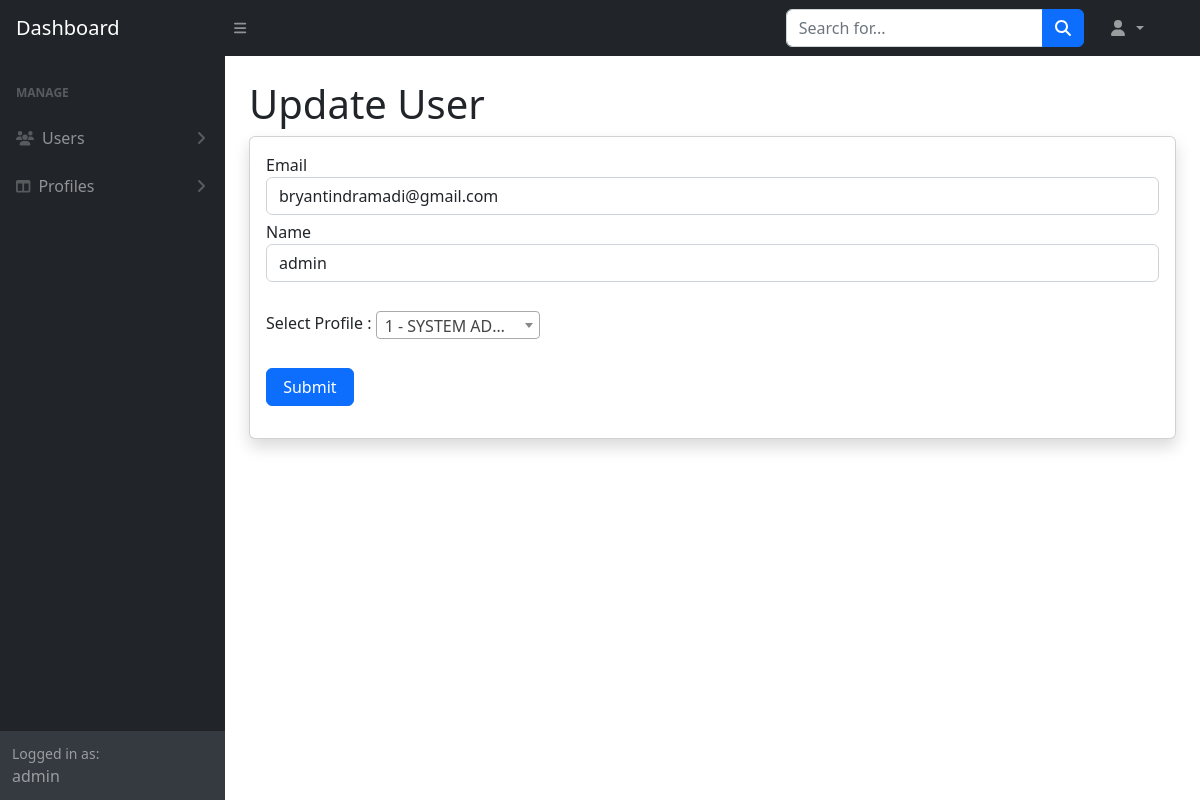
/Boundary/UpdateUserPage.php?id=1 (signed in), run on an earlier commit of the app's database.
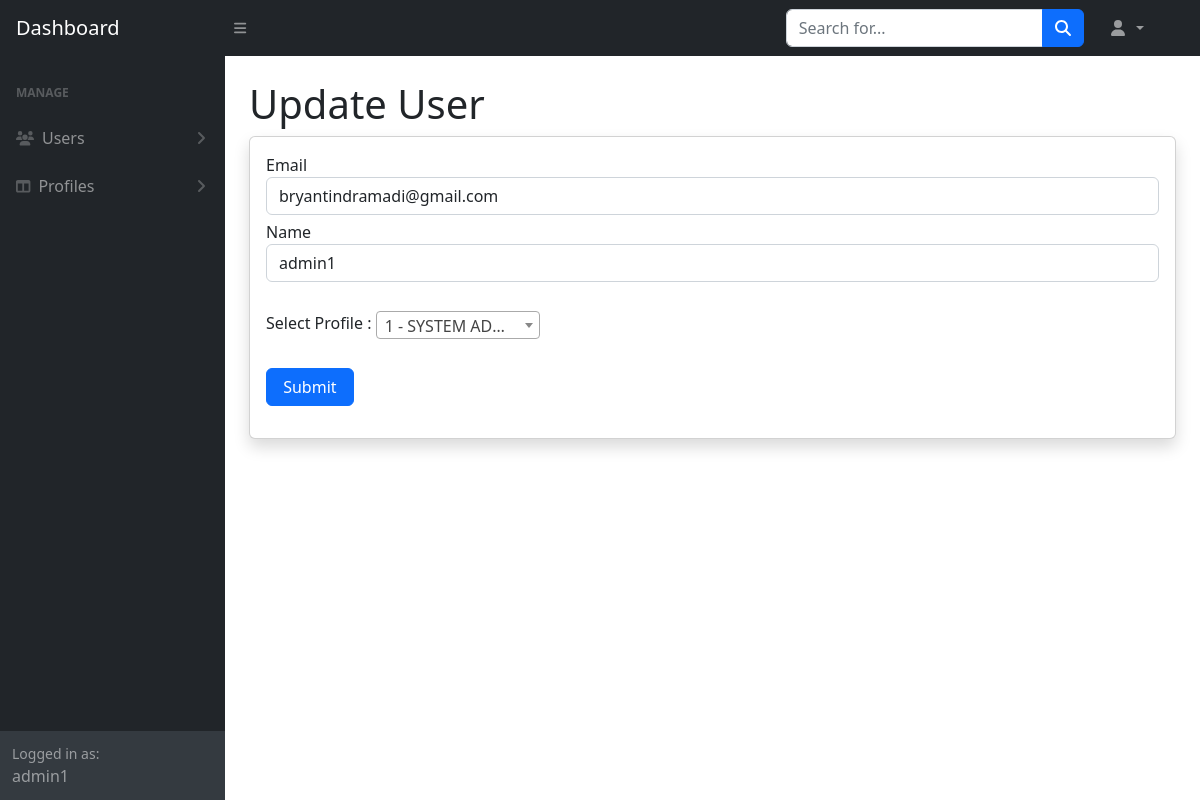
And on a later commit of the database.
### tables this page shows
CREATE TABLE `user` (
  `user_id` int(11) NOT NULL,
  `email` varchar(255) NOT NULL,
  `password` varchar(255) NOT NULL,
  `name` varchar(255) NOT NULL,
  `profile_id` int(11) NOT NULL,
  `status` enum('ACTIVE','INACTIVE') NOT NULL
);

### Entity/User.php (called while the page is built, shortened)
<?php
class User {
    public function getUserById($id) {
        $DAO = new DAO();
        $connection = $DAO->get_connection();
        $sql = "SELECT `user_id`, `email`, `name`, `profile_id`, `status` FROM `user` WHERE `user_id` = $id;";
        return $connection->query($sql);
    }
}
?>

### Controller/SystemAdminUpdateUserController.php (called while the page is built, shortened)
<?php
include_once "../Entity/User.php";
class SystemAdminUpdateUserController {
    public function getUserById($id) {
        $user = new User();
        return $user->getUserById($id);
    }
}
?>

### Boundary/UpdateUserPage.php (the view, shortened to what this page needs)
<link href="https://cdn.jsdelivr.net/npm/select2@4.1.0-rc.0/dist/css/select2.min.css" rel="stylesheet" />
<?php
include_once "../Controller/SystemAdminUpdateUserController.php";
$updateUserController = new SystemAdminUpdateUserController();
$userToUpdate = ($updateUserController->getUserById($_GET['id']))->fetch_assoc();
?>
<body class="sb-nav-fixed">
    <?php
        if($_SESSION['currentProfile'] == "SYSTEM ADMIN") {
            require "SystemAdminNav.php";
        } else if($_SESSION['currentProfile'] == "CAFE OWNER") {
            require "CafeOwnerNav.php";
        }
    ?>
    <div id="layoutSidenav_content">
        <main>
        <div class="container-fluid px-4">
        <h1 class="mt-4">Update User</h1>
    <div class="card shadow mb-4">
        <div class="card-body">
            <form action="" method="post" enctype="multipart/form-data" >
                <div class='form-group'>
                    <label>Email</label>
                    <input type='text' name='email' value="<?php echo $userToUpdate['email'] ?>" id='email' placeholder="Enter Email" class='form-control' required/>
                </div>
                <div class='form-group'>
                    <label>Name</label>
                    <input type='text' name='name' value="<?php echo $userToUpdate['name'] ?>" id='name' placeholder="Enter Name" class='form-control' required/>
                </div>
                <br/>
                <div class='form-group'>
                    <label for="profile_id">Select Profile : </label>
                </div>
                <br/>
                <input type='submit' name='submit' class='btn btn-primary' value=' Submit ' />
            </form>
        </div>
    </div>
    </div>
        </main>
    </div>
</body>

### Boundary/SystemAdminNav.php (shortened to what this page needs)
<!DOCTYPE html>
<html lang="en">
<head>
    <link href="assets/css/styles.css" rel="stylesheet" />
</head>
<nav class="sb-topnav navbar navbar-expand navbar-dark bg-dark">
    <a class="navbar-brand ps-3" href="SystemAdminDashboardPage.php">Dashboard</a>
    <button class="btn btn-link btn-sm order-1 order-lg-0 me-4 me-lg-0" id="sidebarToggle" href="#!"><i class="fas fa-bars"></i></button>
    <form class="d-none d-md-inline-block form-inline ms-auto me-0 me-md-3 my-2 my-md-0">
        <div class="input-group">
            <input class="form-control" type="text" placeholder="Search for..." aria-label="Search for..." aria-describedby="btnNavbarSearch" />
            <button class="btn btn-primary" id="btnNavbarSearch" type="button"><i class="fas fa-search"></i></button>
        </div>
    </form>
    <form method="post" class="navbar-nav ms-auto ms-md-0 me-3 me-lg-4">
        <ul class="navbar-nav ms-auto ms-md-0 me-3 me-lg-4">
            <li class="nav-item dropdown">
                <a class="nav-link dropdown-toggle" id="navbarDropdown" href="#" role="button" data-bs-toggle="dropdown" aria-expanded="false">
                    <i class="fas fa-user fa-fw"></i>
                </a>
            </li>
        </ul>
    </form>
</nav>
<div id="layoutSidenav">
    <div id="layoutSidenav_nav">
        <nav class="sb-sidenav accordion sb-sidenav-dark" id="sidenavAccordion">
            <div class="sb-sidenav-menu">
                <div class="nav">
                    <div class="sb-sidenav-menu-heading">Manage</div>
                    <a class="nav-link collapsed" href="#" data-bs-toggle="collapse" data-bs-target="#collapseLayouts" aria-expanded="false" aria-controls="collapseLayouts">
                        <div class="sb-nav-link-icon"><i class="fas fa-users"></i></div>
                        Users
                        <div class="sb-sidenav-collapse-arrow"><i class="fas fa-angle-down"></i></div>
                    </a>
                    <a class="nav-link collapsed" href="#" data-bs-toggle="collapse" data-bs-target="#collapseLayouts2" aria-expanded="false" aria-controls="collapseLayouts">
                        <div class="sb-nav-link-icon"><i class="fas fa-columns"></i></div>
                        Profiles
                        <div class="sb-sidenav-collapse-arrow"><i class="fas fa-angle-down"></i></div>
                    </a>
                </div>
            </div>
            <div class="sb-sidenav-footer">
                <div class="small">Logged in as:</div>
                <?php echo $_SESSION['currentName']; ?>
            </div>
        </nav>
    </div>
</html>

What changed in the data, as far as the page shows it:
changed user "bryantindramadi@gmail.com": name "admin" → "admin1"
Also different on the page:
$_SESSION['currentName']: "admin" → "admin1"
